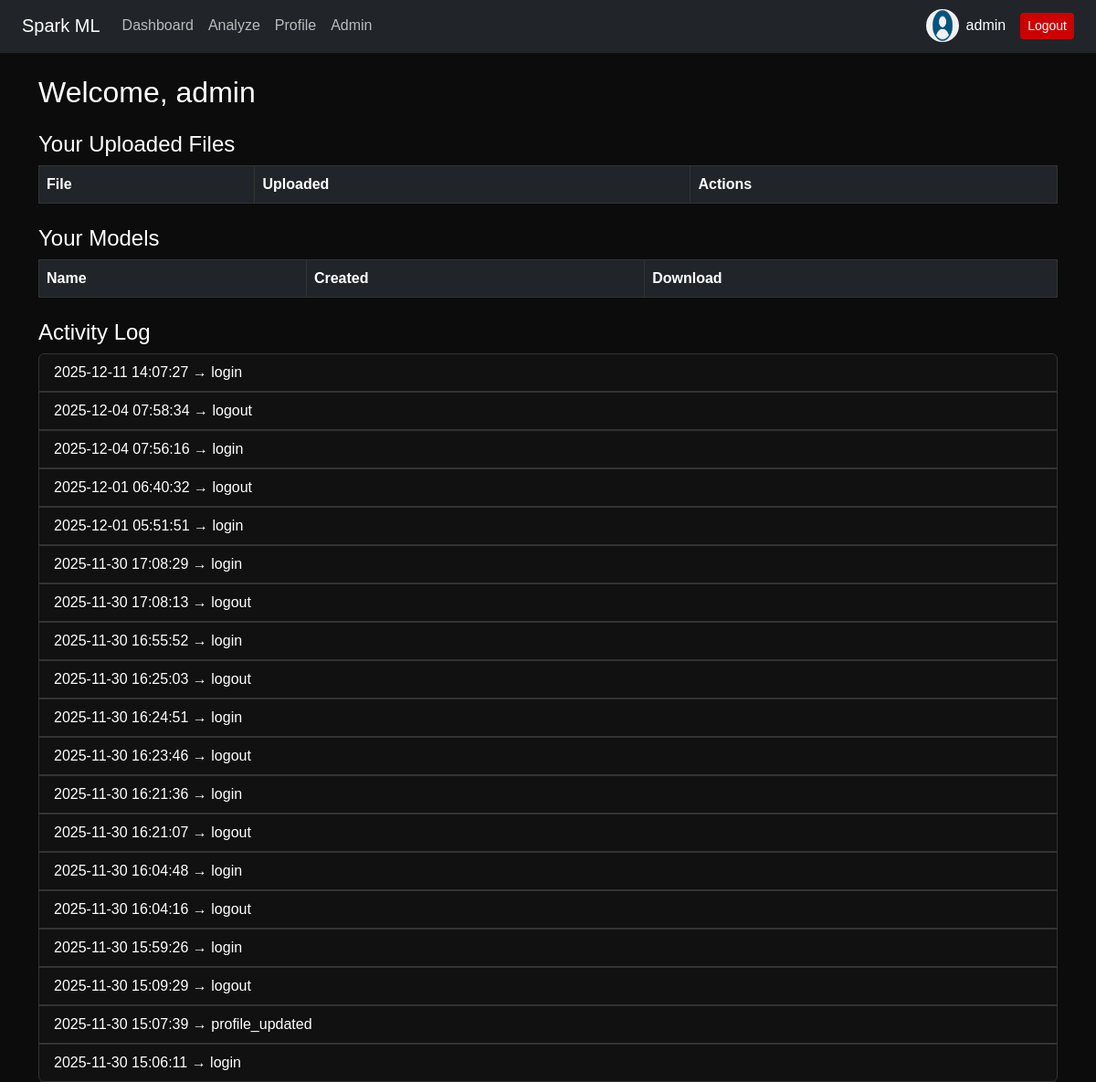
The app's page /dashboard (signed in) with its own data.
### tables this page shows
CREATE TABLE users (
            id INTEGER PRIMARY KEY AUTOINCREMENT,
            username TEXT UNIQUE,
            email TEXT UNIQUE,
            password TEXT,
            is_admin INTEGER DEFAULT 0,
            profile_photo TEXT
        );

CREATE TABLE logs (
            id INTEGER PRIMARY KEY AUTOINCREMENT,
            user_id INTEGER,
            action TEXT,
            ts DATETIME DEFAULT CURRENT_TIMESTAMP
        );

### app.py (the view)
@app.route("/dashboard")
@login_required
def dashboard():
    conn = get_conn()
    c = conn.cursor()
    c.execute("SELECT id, filename, original_name, uploaded_at FROM files WHERE user_id=? ORDER BY uploaded_at DESC", (current_user.id,))
    files = c.fetchall()
    c.execute("SELECT id, model_name, path, created_at FROM models WHERE user_id=? ORDER BY created_at DESC", (current_user.id,))
    models = c.fetchall()
    c.execute("SELECT action, ts FROM logs WHERE user_id=? ORDER BY ts DESC LIMIT 30", (current_user.id,))
    logs = c.fetchall()
    conn.close()
    photo = get_profile_photo(current_user.id)
    return render_template("dashboard.html", files=files, models=models, logs=logs, profile_photo=photo)

### app.py (called while the page is built)
def get_conn():
    return sqlite3.connect(DB_PATH)

@login_manager.user_loader
def load_user(user_id):
    conn = get_conn()
    c = conn.cursor()
    c.execute("SELECT id, username, email, is_admin, profile_photo FROM users WHERE id=?", (user_id,))
    row = c.fetchone()
    conn.close()
    if row:
        return User(row[0], row[1], row[2], row[3], row[4])
    return None

def get_profile_photo(user_id):
    conn = get_conn()
    c = conn.cursor()
    c.execute("SELECT profile_photo FROM users WHERE id=?", (user_id,))
    r = c.fetchone()
    conn.close()
    if r and r[0]:
        return r[0]
    return DEFAULT_AVATAR

### templates/dashboard.html (shortened to what this page needs)
{% extends "base.html" %}
{% block content %}
<h2>Welcome, {{ current_user.username }}</h2>
<h4 class="mt-4">Your Uploaded Files</h4>
<table class="table table-dark table-bordered">
    <thead>
        <tr><th>File</th><th>Uploaded</th><th>Actions</th></tr>
    </thead>
</table>
<h4 class="mt-4">Your Models</h4>
<table class="table table-dark table-bordered">
    <thead>
        <tr><th>Name</th><th>Created</th><th>Download</th></tr>
    </thead>
</table>
<h4 class="mt-4">Activity Log</h4>
<ul class="list-group">
    {% for l in logs %}
    <li class="list-group-item bg-dark text-white">{{ l[1] }} → {{ l[0] }}</li>
    {% endfor %}
</ul>
{% endblock %}

### templates/base.html (shortened to what this page needs)
<!DOCTYPE html>
<html>
<head>
    <link rel="stylesheet" href="https://cdn.jsdelivr.net/npm/bootstrap@5.3.1/dist/css/bootstrap.min.css">
    <link rel="stylesheet" href="/static/css/style.css">
</head>
<body style="background:#0c0c0c;color:white;">
<nav class="navbar navbar-expand-lg navbar-dark bg-dark px-4">
    <a class="navbar-brand" href="/">Spark ML</a>
    <div class="collapse navbar-collapse">
        <ul class="navbar-nav me-auto">
            {% if current_user.is_authenticated %}
            <li class="nav-item"><a href="/dashboard" class="nav-link">Dashboard</a></li>
            <li class="nav-item"><a href="/analyze" class="nav-link">Analyze</a></li>
            <li class="nav-item"><a href="/profile" class="nav-link">Profile</a></li>
            {% if current_user.is_admin %}
            <li class="nav-item"><a href="/admin" class="nav-link">Admin</a></li>
            {% endif %}
            {% endif %}
        </ul>
        {% if current_user.is_authenticated %}
        <div class="d-flex align-items-center">
            {% if current_user.profile_photo %}
                <img src="{{ url_for('static', filename=current_user.profile_photo) }}"
                     width="36" height="36" class="rounded-circle me-2">
            {% else %}
               <img src="{{ url_for('static', filename='images/default_avatar.png') }}"
                      width="36" height="36" class="rounded-circle me-2">
            {% endif %}
           <span class="text-white me-3">{{ current_user.username }}</span>
            <a href="/logout" class="btn btn-danger btn-sm">Logout</a>
        </div>
        {% endif %}
    </div>
</nav>
<div class="container mt-4">
    {% block content %}{% endblock %}
</div>
</body>
</html>

### static/css/style.css (style rules this page uses)
body { background: #0c0c0c !important; color: white !important; font-family: Arial, sans-serif; }
.table { background: #111 !important; color: white !important; }
.table-bordered td, .table-bordered th { border: 1px solid #333 !important; }
.list-group-item { background: #111 !important; color: white !important; border: 1px solid #333 !important; }
.navbar { border-bottom: 2px solid #222; }
.nav-link { color: #bbb !important; }
.btn-danger { background: #cc0000; border: none; }

### records on screen
users: username "admin"
logs: ts "2025-12-11 14:07:27", action "login"
logs: ts "2025-12-04 07:58:34", action "logout"
logs: ts "2025-12-04 07:56:16", action "login"
logs: ts "2025-12-01 06:40:32", action "logout"
logs: ts "2025-12-01 05:51:51", action "login"
logs: ts "2025-11-30 17:08:29", action "login"
logs: ts "2025-11-30 17:08:13", action "logout"
logs: ts "2025-11-30 16:55:52", action "login"
logs: ts "2025-11-30 16:25:03", action "logout"
logs: ts "2025-11-30 16:24:51", action "login"
logs: ts "2025-11-30 16:23:46", action "logout"
logs: ts "2025-11-30 16:21:36", action "login"
logs: ts "2025-11-30 16:21:07", action "logout"
logs: ts "2025-11-30 16:04:48", action "login"
logs: ts "2025-11-30 16:04:16", action "logout"
logs: ts "2025-11-30 15:59:26", action "login"
logs: ts "2025-11-30 15:09:29", action "logout"
logs: ts "2025-11-30 15:07:39", action "profile_updated"
logs: ts "2025-11-30 15:06:11", action "login"
